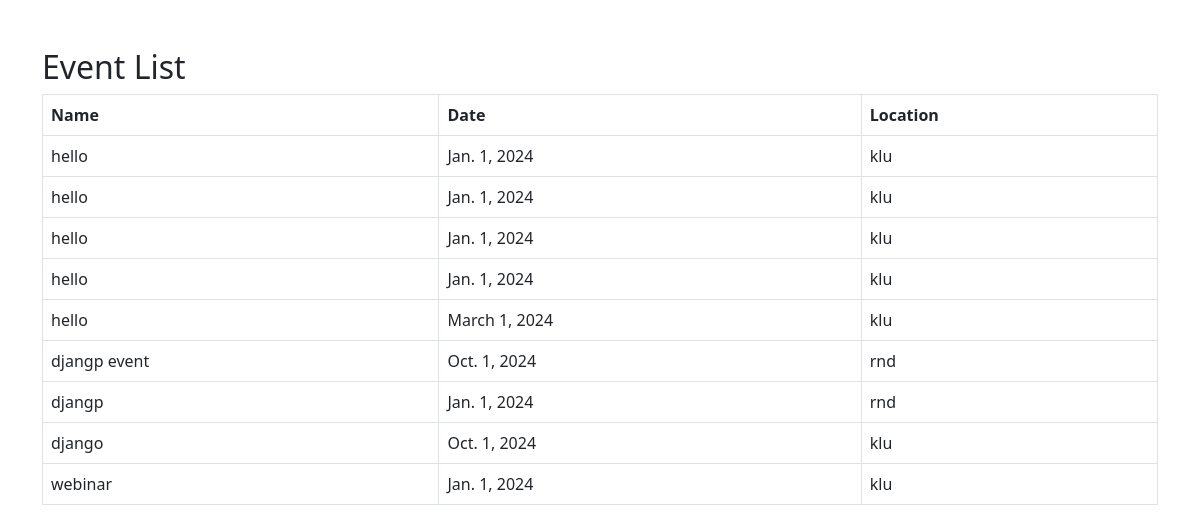
The app's page /userapp/event_list/ with its own data.
### userapp/models.py (models this page shows, shortened)
class Event(models.Model):
    title = models.CharField(max_length=100)  # Event title
    description = models.TextField()  # Event description
    date = models.DateField()  # Date of the event
    time = models.TimeField()  # Time of the event
    location = models.CharField(max_length=255)  # Location of the event

### userapp/views.py (the view)
# urls.py: path('event_list/',views.event_list,name='event_list'),
def event_list(request):
    events = Event.objects.all()  # Get all events from the database
    return render(request, 'userapp/event_list.html', {'events': events})

### templates/userapp/event_list.html (shortened to what this page needs)
<!DOCTYPE html>
<html lang="en">
<head>
    <link href="https://cdn.jsdelivr.net/npm/bootstrap@5.3.0-alpha1/dist/css/bootstrap.min.css" rel="stylesheet">
</head>
<body>
    <div class="container mt-5">
        <h2>Event List</h2>
        <table class="table table-bordered">
            <thead>
                <tr>
                    <th>Name</th>
                    <th>Date</th>
                    <th>Location</th>
                </tr>
            </thead>
            <tbody>
                {% for event in events %}
                <tr>
                    <td>{{ event.title}}</td>
                    <td>{{ event.date }}</td>
                    <td>{{ event.location }}</td>
                </tr>
                {% empty %}
                <tr>
                    <td colspan="3" class="text-center">No events available.</td>
                </tr>
                {% endfor %}
            </tbody>
        </table>
    </div>
</body>
</html>

### records on screen
Event: title "hello", date "Jan. 1, 2024", location "klu"
Event: title "hello", date "Jan. 1, 2024", location "klu"
Event: title "hello", date "Jan. 1, 2024", location "klu"
Event: title "hello", date "Jan. 1, 2024", location "klu"
Event: title "hello", date "March 1, 2024", location "klu"
Event: title "djangp event", date "Oct. 1, 2024", location "rnd"
Event: title "djangp", date "Jan. 1, 2024", location "rnd"
Event: title "django", date "Oct. 1, 2024", location "klu"
Event: title "webinar", date "Jan. 1, 2024", location "klu"
